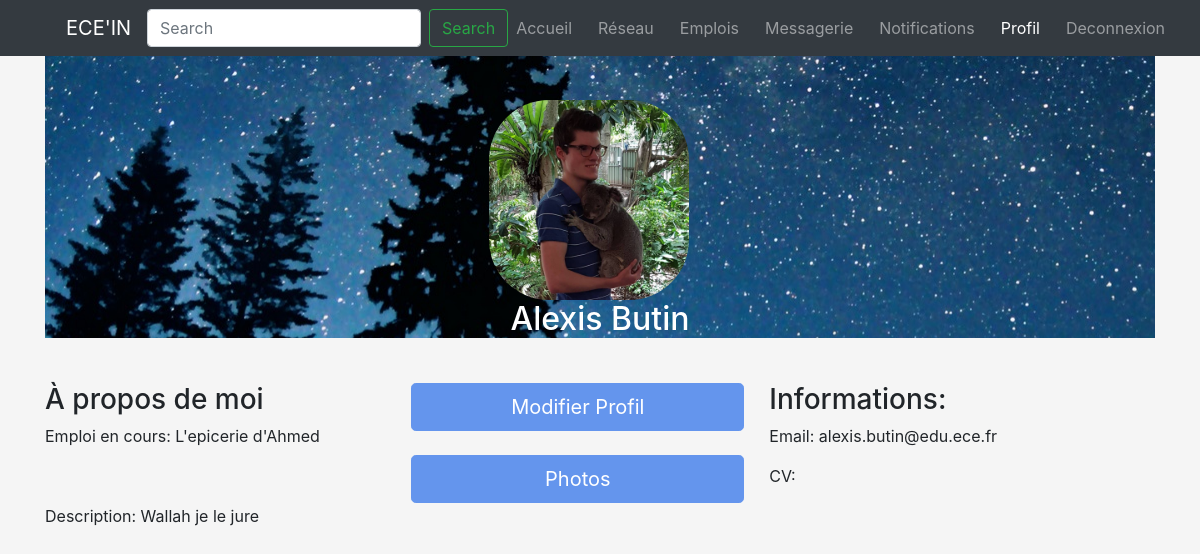
/Code/Profil.php (signed in), run on the app's committed database.
### tables this page shows
CREATE TABLE IF NOT EXISTS `description` (
  `ID_description` int(10) NOT NULL AUTO_INCREMENT,
  `ID_user` int(10) NOT NULL,
  `Description` text NOT NULL,
  `CV` text NOT NULL,
  `PhotoProfil` varchar(30) NOT NULL,
  `ImageFond` varchar(30) NOT NULL,
  `ModeVisibilite` int(3) NOT NULL,
  PRIMARY KEY (`ID_description`),
  KEY `ID_user` (`ID_user`)
);

CREATE TABLE IF NOT EXISTS `utilisateur` (
  `ID_user` int(10) NOT NULL AUTO_INCREMENT,
  `Prenom` varchar(30) NOT NULL,
  `Nom` varchar(30) NOT NULL,
  `DateNaissance` date NOT NULL,
  `Mail` varchar(50) NOT NULL,
  `MotDePasse` varchar(30) NOT NULL,
  `DroitsAdmins` varchar(3) NOT NULL DEFAULT 'NON',
  PRIMARY KEY (`ID_user`)
);

CREATE TABLE IF NOT EXISTS `experience` (
  `ID_experience` int(10) NOT NULL AUTO_INCREMENT,
  `ID_user` int(10) NOT NULL,
  `TypeExperience` varchar(30) NOT NULL,
  `Entreprise` varchar(30) NOT NULL,
  `DateArrive` date NOT NULL,
  `DateFin` date NOT NULL,
  `Localisation` varchar(30) NOT NULL,
  `Commentaires` text NOT NULL,
  PRIMARY KEY (`ID_experience`),
  KEY `ID_user` (`ID_user`)
);

### Code/Profil.php (the view, shortened to what this page needs)
<?php
  $ID_user = $_SESSION['ID_user'];
  $PrenomNom = "";
  $Mail = "";
  $Description = "Pas encore de description!";
  $PhotoProfil = "imageProfilDefault.jpg";
  $PhotoArrierePlan = "imageBackgroundDefault.jpg";
  $Emploi = "";
  $database = "linkedin";
  $db_handle = mysqli_connect('localhost', 'root', '');
  $db_found = mysqli_select_db($db_handle, $database);
  if($db_found)
  {
    $sql = "SELECT * FROM utilisateur WHERE ID_user = " . $ID_user;
    $result = mysqli_query($db_handle, $sql);
    $data = mysqli_fetch_assoc($result);
    $PrenomNom = $data['Prenom'] . " " . $data['Nom'];
    $Mail = $data['Mail'];
    $sql = "SELECT * FROM description WHERE ID_user = " . $ID_user;
    $result = mysqli_query($db_handle, $sql);
    $data = mysqli_fetch_assoc($result);
    if(!empty($data))
    {
      $Description = $data['Description'];
      $PhotoProfil = $data['PhotoProfil'];
      $PhotoArrierePlan = $data['ImageFond'];
    }
    $sql = "SELECT * FROM experience WHERE ID_user = " . $ID_user . " ORDER BY DateFin DESC";
    $result = mysqli_query($db_handle, $sql);
    $data = mysqli_fetch_assoc($result);
    if(!empty($data))
      $Emploi = $data['Entreprise'];
    else
      $Emploi = "Sans emploi";
  }
?>
<!doctype html>
<html lang="fr">
  <head>
      <link href="https://stackpath.bootstrapcdn.com/bootstrap/4.1.0/css/bootstrap.min.css" rel="stylesheet">
    <link href="Profil.css" rel="stylesheet">
  </head>
  <body>
    <nav class="navbar navbar-expand-md navbar-dark bg-dark fixed-top">
      <a class="navbar-brand logo" href="#" >ECE'IN</a>
      <div class="collapse navbar-collapse" id="navbarsExampleDefault">
        <form class="form-inline my-2 my-lg-0">
          <input class="form-control mr-sm-2" type="text" placeholder="Search" aria-label="Search">
          <button class="btn btn-outline-success my-2 my-sm-0" type="submit">Search</button>
        </form>
        <ul class="navbar-nav mr-auto -brand BarBoutons">
          <li class="nav-item -brand bouton">
            <a class="nav-link" href="Accueil.php">Accueil <span class="sr-only">(current)</span></a>
          </li>
          <li class="nav-item -brand bouton">
            <a class="nav-link" href="AfficherAmis.php">Réseau</a>
          </li>
          <li class="nav-item -brand bouton">
            <a class="nav-link" href="#">Emplois</a>
          </li>
          <li class="nav-item -brand bouton">
            <a class="nav-link" href="Messagerie.php">Messagerie</a>
          </li>
          <li class="nav-item -brand bouton">
            <a class="nav-link" href="#">Notifications</a>
          </li>
          <li class="nav-item active -brand bouton">
            <a class="nav-link" href="Profil.php">Profil</a>
          </li>
          <li class="nav-item -brand bouton">
            <a class="nav-link" href="Deconnexion.php">Deconnexion</a>
          </li>
        </ul>
      </div>
    </nav>
    <main role="main" class="container">
      <section class = "background"  style = "background-image: url(<?php echo $PhotoArrierePlan?>);">
        <div >
          <img src= <?php echo $PhotoProfil?>  class = "arrondi pp" height="">
          <h2 class="nom"><?php echo $PrenomNom?></h2>
        </div>
      </section>
      <section style="margin-top:25px;">
        <div class = "statut">
          <h3>À propos de moi</h3>
          <p>Emploi en cours: <?php echo $Emploi?></p>
        </div>
        <div class = "boutonsp">
          <a href="AfficherModifierProfil.php"><button class="btn btn-lg  btn-block btngr egn " type="submit">Modifier Profil</button></a>
            <br>
          <button class="btn btn-lg  btn-block btngr  " type="submit">Photos</button>
        </div>
        <div class = "informations">
          <h3>Informations:</h3>
          <p>Email: <?php echo $Mail?></p>
          <p>CV:</p>
        </div>
      </section>
      <section>
         <p>Description: <?php echo $Description?></p>
       </section>
    </main>
  </body>
</html>

### Code/Profil.css (style rules this page uses)
body { background-color: #F5F5F5; }
.pp { margin-left: 40%; }
.navbar { background-color:#283E4A; text-align: center; }
.logo { margin-left: 50px; color:#2CA94E; }
.bouton { margin-right: 10px; }
.nom { padding-top: -10px; color: white; text-align: center; margin-bottom: 4%; }
.background { padding-top: 100px; background-repeat: repeat-x; height: 30%; width: 100%; }
.btngr { background-color :cornflowerblue; color : white; border-color: cornflowerblue; }
.statut { float: left; display: inline; width: 33%; }
.boutonsp { float: left; display: inline; width: 30%; }
.informations { margin-left: 25px; float: left; display: inline; width: 33%; }
.arrondi { border-radius: 30%; height: 200px; width: 200px; }

### data on the page
description: ImageFond (picture), PhotoProfil (picture), Description "Wallah je le jure"
utilisateur: PrenomNom "Alexis Butin", Mail "alexis.butin@edu.ece.fr"
experience: Entreprise "L'epicerie d'Ahmed"
